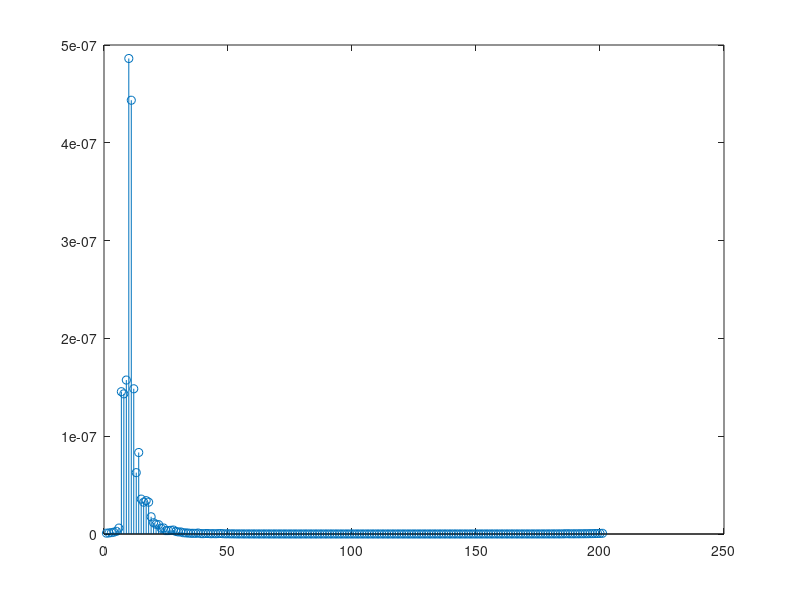

MATLAB code for this plot:
load('Loc1.mat');
frequencyResponse = [];

max_x = length(data);
max_y = length(data{1});
max_z = length(data{1}{1});

for x=1:max_x
   for y=1:max_y
       for z=1:max_z
           frequencyResponse = [frequencyResponse abs(mean(data{x}{y}{z}{1}{1}{1}))];
       end
   end
end


%Fit distribution
[param, ~] = mle(frequencyResponse,'distribution','rician');
%cf Wikipedia http://en.wikipedia.org/wiki/
%param(1) = s
%param(2) = sigma

A = param(1)^2 + 2*param(2)^2;
K = param(1)^2/(2*param(2)^2);


%% Rice factor variation in function of delay
B = [];
for i=1:20:200
    
    impulseResponse = [];
    for x=1:max_x
       for y=1:max_y
           for z=1:max_z
               ifft_tmp = ifft(abs(data{x}{y}{z}{1}{1}{1}(i)));
               impulseResponse = [impulseResponse ifft_tmp];
           end
       end
    end
    B = [B mle(impulseResponse,'distribution','Rayleigh')];
end


x=0:20e-4/100:20e-4;
for i=1:1:length(B)
   
   i_tmp = i;
   ray = raylpdf(x,B(i));
   %plot(x,ray);
   
   color=[0 0 1;0 0.500000000000000 0;1 0 0;0 0.750000000000000 0.750000000000000;0.750000000000000 0 0.750000000000000;0.750000000000000 0.750000000000000 0;0.250000000000000 0.250000000000000 0.250000000000000];
   if i_tmp > length(color)
       i_tmp = i_tmp - floor((i_tmp-1)/length(color))*length(color);
   end
   %plot(x,ray,'Color',color(i_tmp,:),'DisplayName',num2str(i));
   %hold all;

end

%% Power Delay Profile (PDP)
%frequency = zeros(1,length(data{max_x}{max_y}{max_z}{1}{1}{1}));
PDP = zeros(1,length(data{max_x}{max_y}{max_z}{1}{1}{1}));

for x=1:max_x
   for y=1:max_y
       for z=1:max_z
           impulseResponse = ifft(data{x}{y}{z}{1}{1}{1});
           PDP = PDP + abs(impulseResponse.^2);
           %frequencyResponse = frequencyResponse + abs(data{x}{y}{z}{1}{1}{1}.^2);
       end
   end
end
PDP = PDP/(max_x*max_y*max_z);

stem(PDP);
%Convert in time domain

